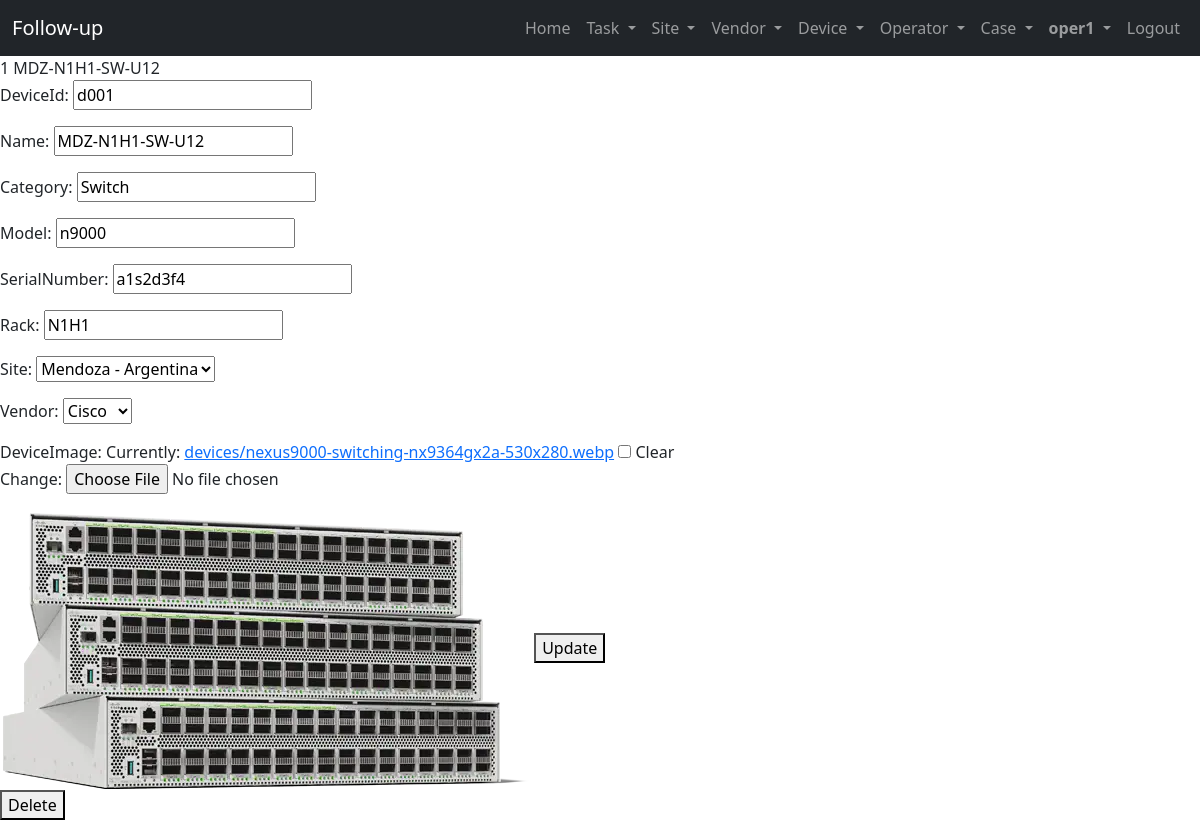
The page /devices/1 (signed in) on the database its author committed.
### tasks/models.py (models this page shows, shortened)
class Device(models.Model):
  deviceId = models.CharField(max_length=6)
  name = models.CharField(max_length=20)
  category = models.CharField(max_length=20)
  model = models.CharField(max_length=20)
  serialNumber = models.CharField(max_length=30)
  rack = models.CharField(max_length=30)
  site = models.ForeignKey(Site, on_delete=models.CASCADE, null=True)
  vendor = models.ForeignKey(Vendor, on_delete=models.CASCADE, null=True)
  deviceImage = models.ImageField(upload_to='devices', blank=True, null=True)
  class Meta():
    verbose_name = 'Device'
    verbose_name_plural = 'Devices'
    ordering = ('deviceId', 'name', 'category')
    unique_together = ('deviceId', 'name', 'category')

class Site(models.Model):
  siteId = models.CharField(max_length=6)
  name = models.CharField(max_length=20)
  address = models.CharField(max_length=30)
  city = models.CharField(max_length=20)
  country = models.CharField(max_length=20)
  switchowner = models.CharField(max_length=30)
  contact = models.IntegerField(default=0)
  siteImage = models.ImageField(upload_to='sites', blank=True, null=True) # default=""
  def __str__(self):
    return self.name + ' - ' + self.country
  class Meta():
    verbose_name = 'Site'
    verbose_name_plural = 'Sites'
    ordering = ('siteId', 'name')
    unique_together = ('siteId', 'name')

class Vendor(models.Model):
  vendorId = models.CharField(max_length=6)
  name = models.CharField(max_length=20)
  email = models.EmailField()
  contact = models.IntegerField()
  vendorImage = models.ImageField(upload_to='vendors', blank=True, null=True)
  def __str__(self):
    return self.name
  class Meta():
    verbose_name = 'Vendor'
    verbose_name_plural = 'Vendors'
    ordering = ('vendorId', 'name')
    unique_together = ('vendorId', 'name')

### tasks/views.py (the view, shortened to what this page needs)
# urls.py: path('devices/<int:device_id>', views.device_detail, name='device_detail'),
@login_required
def device_detail(request, device_id):
    if request.method == 'GET':
        device = get_object_or_404(Device, pk=device_id)
        form = DeviceForm(instance=device)
        return render(request, 'device_detail.html', {'device': device, 'form': form})

### tasks/forms.py
class DeviceForm(ModelForm):
    class Meta:
        model = Device
        fields = ['deviceId', 'name', 'category', 'model', 'serialNumber', 'rack', 'site', 'vendor', 'deviceImage']

### tasks/templates/device_detail.html (shortened to what this page needs)
{% extends 'base.html' %}
{% block content %}
{{device.id}} {{device.name}}
<form method="POST" enctype="multipart/form-data">
  {{form.as_p}}
  <section>
    <img
      src="{{ device.deviceImage.url }}"
      alt="{{ device.name }}"
    />
  <button>
    Update
  </button>
</form>
<form action="{% url 'device_delete' device.id %}" method="POST">
  <button>
    Delete
  </button>
</form>
{% endblock %}

### tasks/templates/navbar.html (shortened to what this page needs)
<nav class="navbar navbar-expand-lg navbar-dark bg-dark">
  <div class="container-fluid">
    <a class="navbar-brand" href="/">Follow-up</a>
    <div class="collapse navbar-collapse" id="navbarNavDarkDropdown">
      <ul class="navbar-nav ms-auto">
        <li class="nav-item">
          <a href="/" class="nav-link">Home</a>
        </li>
        {% if user.is_authenticated %}
        <div class="collapse navbar-collapse" id="navbarNavDarkDropdown">
          <ul class="navbar-nav">
            <li class="nav-item dropdown">
              <a class="nav-link dropdown-toggle" href="#" id="navbarDarkDropdownMenuLink" role="button" data-bs-toggle="dropdown" aria-expanded="false">
                Task
              </a>
            </li>
          </ul>
        </div>
        <div class="collapse navbar-collapse" id="navbarNavDarkDropdown">
          <ul class="navbar-nav">
            <li class="nav-item dropdown">
              <a class="nav-link dropdown-toggle" href="#" id="navbarDarkDropdownMenuLink" role="button" data-bs-toggle="dropdown" aria-expanded="false">
                Site
              </a>
            </li>
          </ul>
        </div>
        <div class="collapse navbar-collapse" id="navbarNavDarkDropdown">
          <ul class="navbar-nav">
            <li class="nav-item dropdown">
              <a class="nav-link dropdown-toggle" href="#" id="navbarDarkDropdownMenuLink" role="button" data-bs-toggle="dropdown" aria-expanded="false">
                Vendor
              </a>
            </li>
          </ul>
        </div>
        <div class="collapse navbar-collapse" id="navbarNavDarkDropdown">
          <ul class="navbar-nav">
            <li class="nav-item dropdown">
              <a class="nav-link dropdown-toggle" href="#" id="navbarDarkDropdownMenuLink" role="button" data-bs-toggle="dropdown" aria-expanded="false">
                Device
              </a>
            </li>
          </ul>
        </div>
        <div class="collapse navbar-collapse" id="navbarNavDarkDropdown">
          <ul class="navbar-nav">
            <li class="nav-item dropdown">
              <a class="nav-link dropdown-toggle" href="#" id="navbarDarkDropdownMenuLink" role="button" data-bs-toggle="dropdown" aria-expanded="false">
                Operator
              </a>
            </li>
          </ul>
        </div>
        <div class="collapse navbar-collapse" id="navbarNavDarkDropdown">
          <ul class="navbar-nav">
            <li class="nav-item dropdown">
              <a class="nav-link dropdown-toggle" href="#" id="navbarDarkDropdownMenuLink" role="button" data-bs-toggle="dropdown" aria-expanded="false">
                Case
              </a>
            </li>
          </ul>
        </div>
        <div class="collapse navbar-collapse" id="navbarNavDarkDropdown">
          <ul class="navbar-nav">
            <li class="nav-item dropdown">
              <a class="nav-link dropdown-toggle" href="#" id="navbarDarkDropdownMenuLink" role="button" data-bs-toggle="dropdown" aria-expanded="false">
                <strong>{{request.user.username}}</strong>
              </a>
            </li>
          </ul>
        </div>
        <li class="nav-item">
          <a href="/logout" class="nav-link">Logout</a>
        </li>
        {% endif %}
      </ul>
    </div>
  </div>
</nav>

### rows shown on the page
Device: id "1", name "MDZ-N1H1-SW-U12", deviceId "d001", category "Switch", model "n9000", serialNumber "a1s2d3f4", rack "N1H1", site "Mendoza - Argentina", vendor "Cisco", deviceImage (picture)

### other values the page prints
{{ request.user.username }} "oper1"
